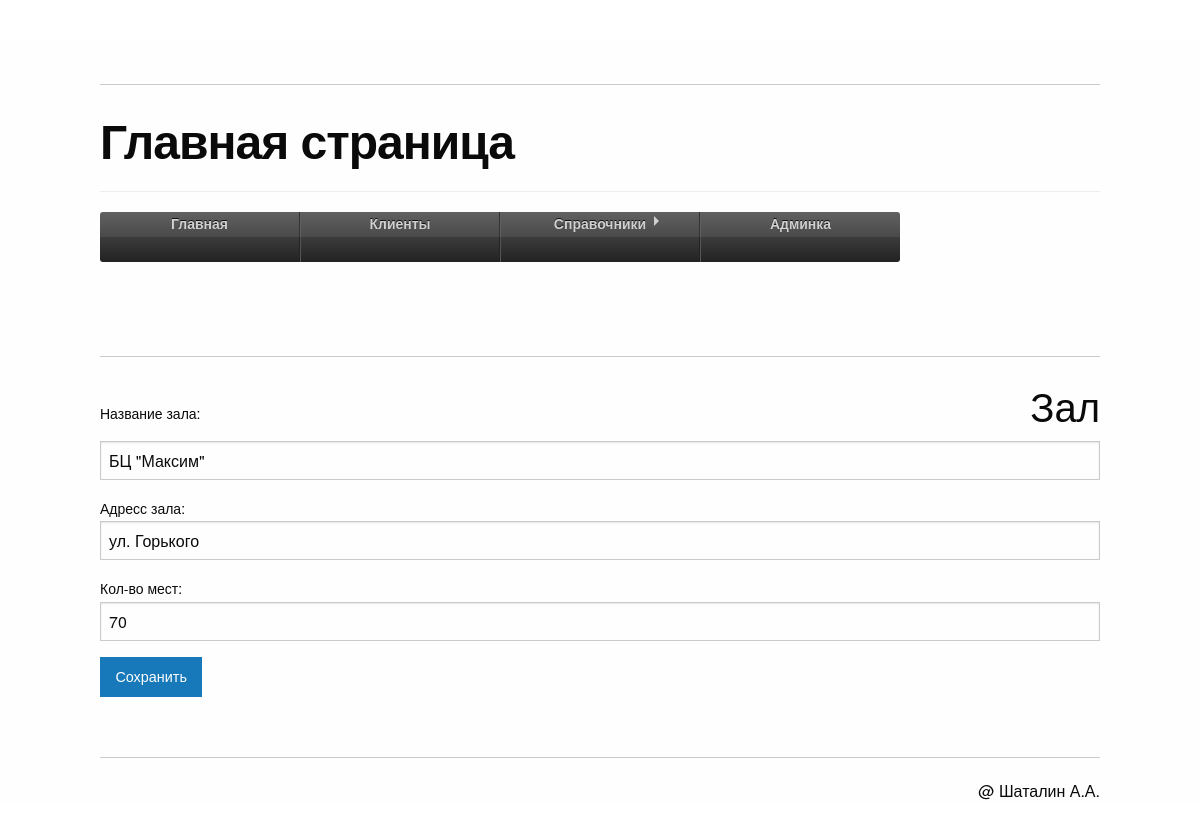
/hallinfo/edit/1/, run on the app's committed database.
### clientlist/models.py (models this page shows, shortened)
class Hall(models.Model):
    class Meta:
        db_table = 'hall'
    hall_name = models.CharField(max_length = 100)
    hall_address = models.CharField(max_length = 100, blank = True)
    hall_max_places = models.IntegerField(default=10, blank = True, null=True)

### clientlist/views.py (the view)
# urls.py: url(r'^hallinfo/edit/(?P<hall_info_id>\d+)/$', edit_hall_info, name='hallinfoedit'),
def edit_hall_info(request, hall_info_id):
    hall_info = get_object_or_404(Hall, id=hall_info_id)
    if request.method == "POST":
        form = HallForm(request.POST, instance=hall_info)
        if form.is_valid():
            hall_info = form.save(commit=False)
            hall_info.save()
            return redirect('/hallinfo/all/')
    else:
        form = HallForm(instance=hall_info)
    return render(request, 'hall.html', {'form': form})

### clientlist/forms.py
class HallForm(forms.ModelForm):
    hall_name = forms.CharField(label=u'Название зала')
    hall_address = forms.CharField(label = u'Адресс зала')
    hall_max_places = forms.IntegerField(label = u'Кол-во мест')
    class Meta:
        model = Hall
        fields = ('hall_name', 'hall_address', 'hall_max_places')

### clientlist/templates/hall.html
{% extends 'index.html' %}
{% block clients %}
<h2>Зал</h2>
<br>
        <form  method="POST" class="post-form">{% csrf_token %}
            {{ form.as_p }}
            <input type="submit" class="button"value="Сохранить">
        </form>
{% endblock %}

### static/style/css/css.css (style rules this page uses)
html, body { background: #fff; font: 100% helvetica, arial, sans-serif; margin: 0; padding: 0; }
h2 { color: #999; float: right; font-size: 11px; font-weight: normal; margin: 20px 0 0 0; }

### data on the page
Hall: hall_name "БЦ \"Максим\"", hall_address "ул. Горького", hall_max_places "70"
